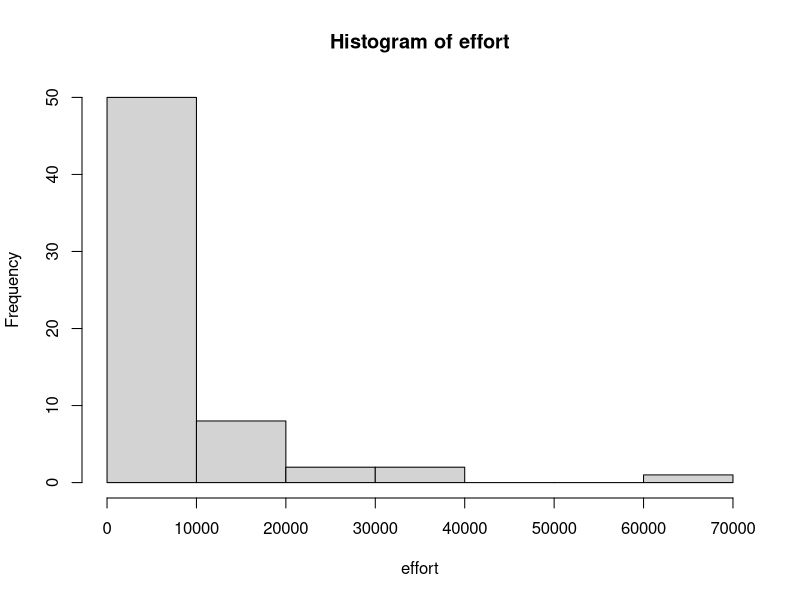
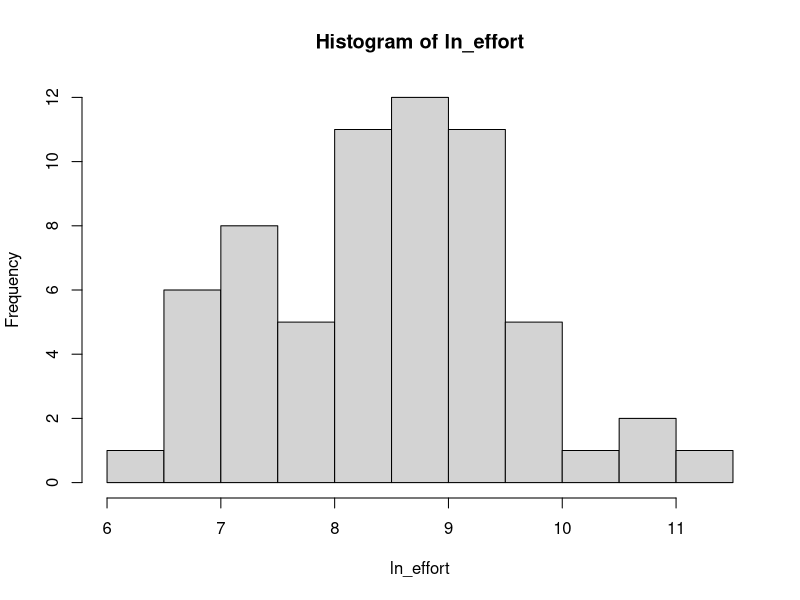

Write the R code that produced these figures, in order.
dataset <- read.csv("data/software_cost_projects.csv", header = TRUE)
print(summary(dataset))

png("histogram_effort1.png")
hist(dataset$effort, main = "Histogram of effort", xlab = "effort", ylab = "Frequency")
dev.off()

dataset$ln_effort <- log(dataset$effort)
print(summary(dataset))# Plot a histogram of the ln_effort variable

png("histogram_ln_effort1.png")
hist(dataset$ln_effort, main = "Histogram of ln_effort", xlab = "ln_effort", ylab = "Frequency")
dev.off()